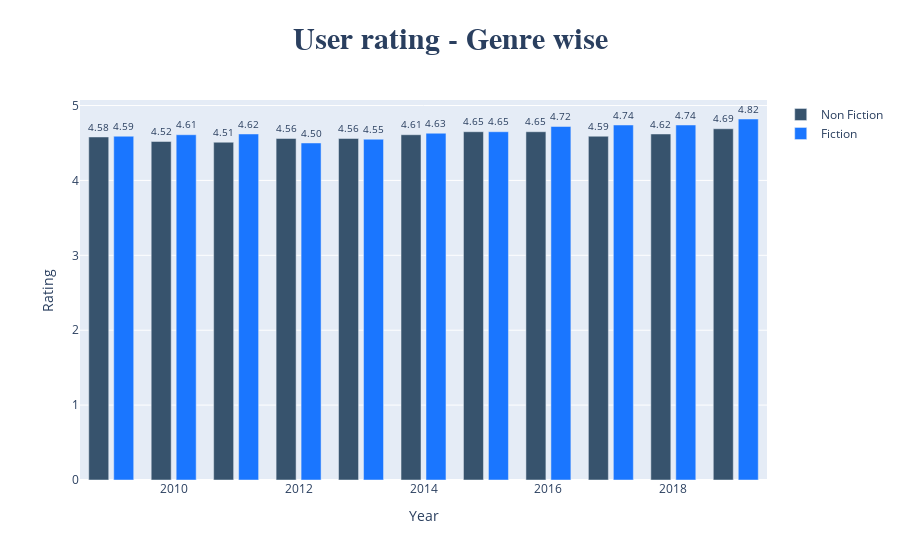

The code cell stored with this chart in its notebook:
### Code cell
# Plotting the average user rating over the years for both fiction and non-fiction

import plotly.graph_objects as go

fig = go.Figure()

fig.add_trace(go.Bar(x=a_df['year'], y=a_df['Non Fiction'], name='Non Fiction', marker_color='rgb(55, 83, 109)',
                     text=a_df['Non Fiction'], textposition='auto'))
fig.update_traces(texttemplate='%{text:.2s}', textposition='outside')

fig.add_trace(go.Bar(x=a_df['year'], y=a_df['Fiction'], name='Fiction', marker_color='rgb(26, 118, 255)',
                     text=a_df['Fiction'], textposition='auto'))
fig.update_traces(texttemplate='%{text:.3s}', textposition='outside')

fig.update_layout(title=dict(text='<b>User rating - Genre wise</b>', x=0.5, y=0.95, font=dict(family="Arial",size=30)),
                  xaxis_title="Year", yaxis_title="Rating", uniformtext_minsize=5,barmode='group', bargap=0.2,
                  bargroupgap=0.2, title_x=0.5)

fig.show()

### Figure 1 — Plotly figure (JSON) as saved in the notebook; plotly's stock layout.template omitted (floating-point values rounded to 4 significant figures)
{"data": [{"marker": {"color": "rgb(55, 83, 109)"}, "name": "Non Fiction", "text": [4.58, 4.52, 4.51, 4.56, 4.56, 4.61, 4.65, 4.65, 4.59, 4.62, 4.69], "textposition": "outside", "texttemplate": "%{text:.3s}", "type": "bar", "x": [2009, 2010, 2011, 2012, 2013, 2014, 2015, 2016, 2017, 2018, 2019], "y": [4.58, 4.52, 4.51, 4.56, 4.56, 4.61, 4.65, 4.65, 4.59, 4.62, 4.69]}, {"marker": {"color": "rgb(26, 118, 255)"}, "name": "Fiction", "text": [4.59, 4.61, 4.62, 4.5, 4.55, 4.63, 4.65, 4.72, 4.74, 4.74, 4.82], "textposition": "outside", "texttemplate": "%{text:.3s}", "type": "bar", "x": [2009, 2010, 2011, 2012, 2013, 2014, 2015, 2016, 2017, 2018, 2019], "y": [4.59, 4.61, 4.62, 4.5, 4.55, 4.63, 4.65, 4.72, 4.74, 4.74, 4.82]}], "layout": {"bargap": 0.2, "bargroupgap": 0.2, "barmode": "group", "title": {"font": {"family": "Arial", "size": 30}, "text": "<b>User rating - Genre wise</b>", "x": 0.5, "y": 0.95}, "uniformtext": {"minsize": 5}, "xaxis": {"title": {"text": "Year"}}, "yaxis": {"title": {"text": "Rating"}}}}
